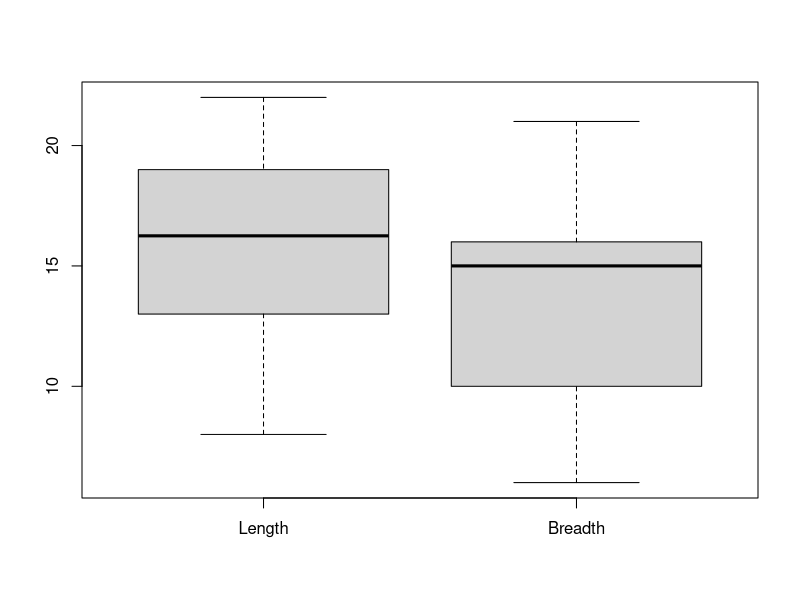
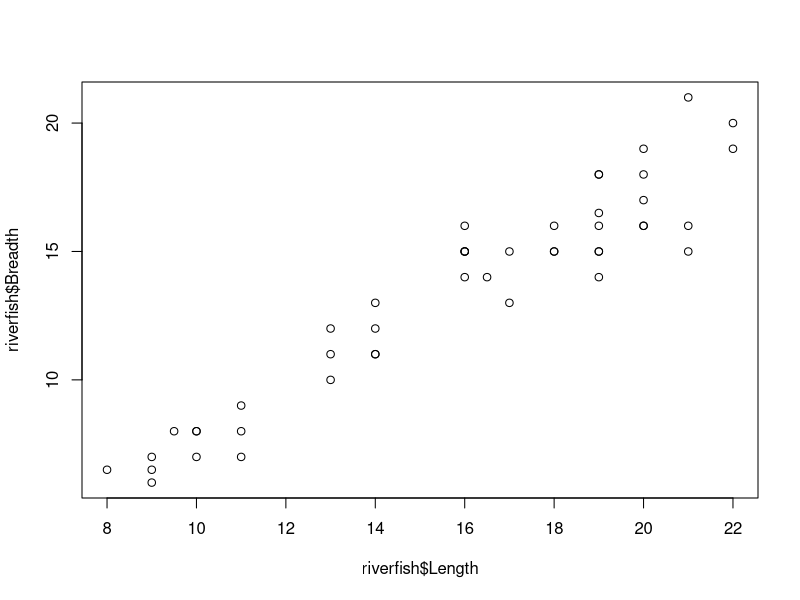
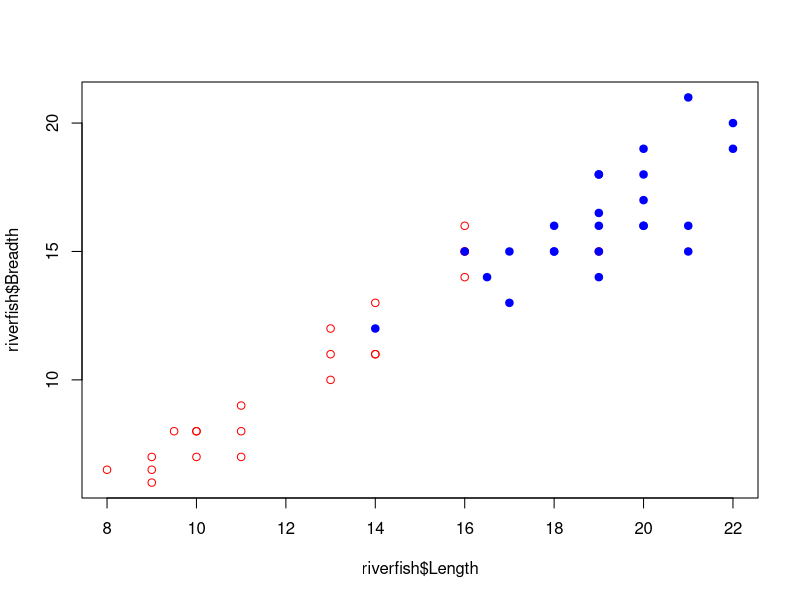
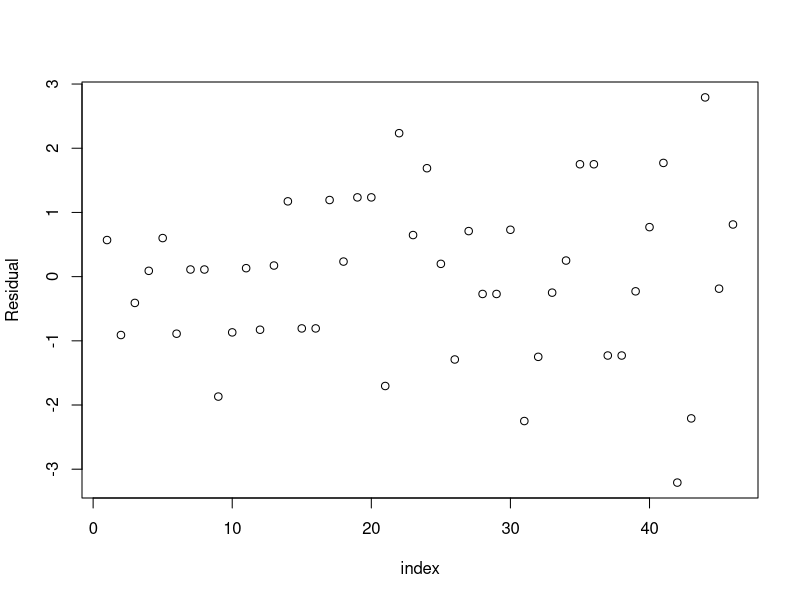
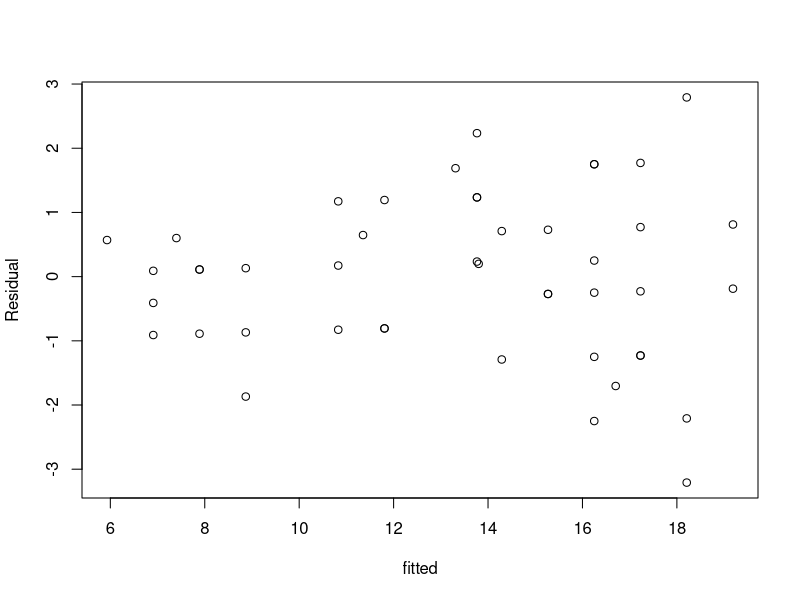
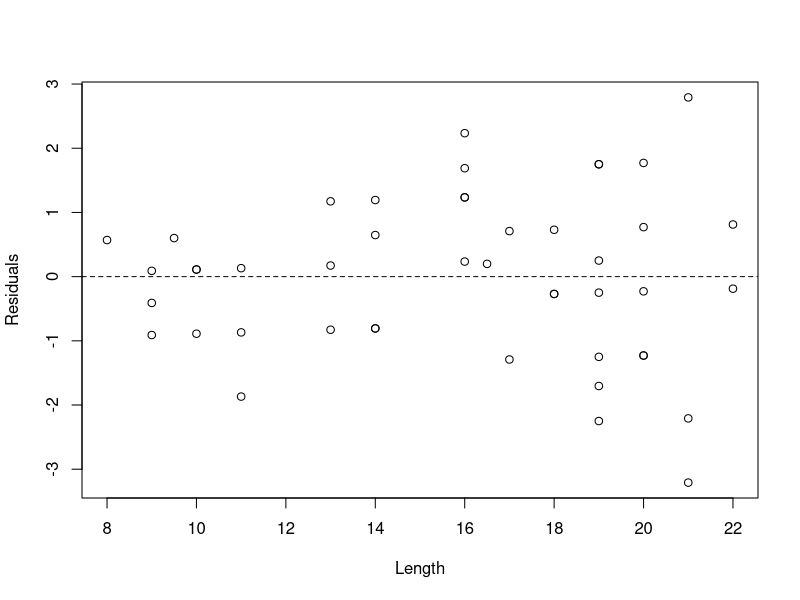
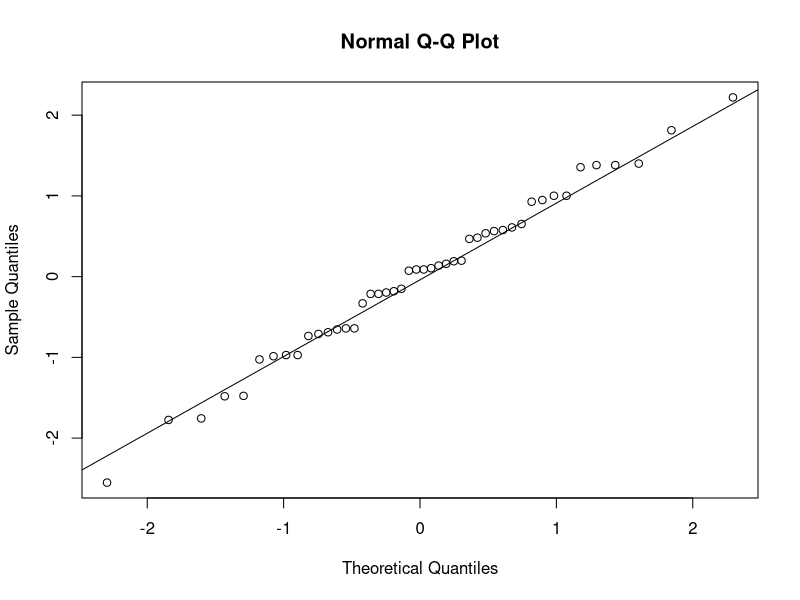
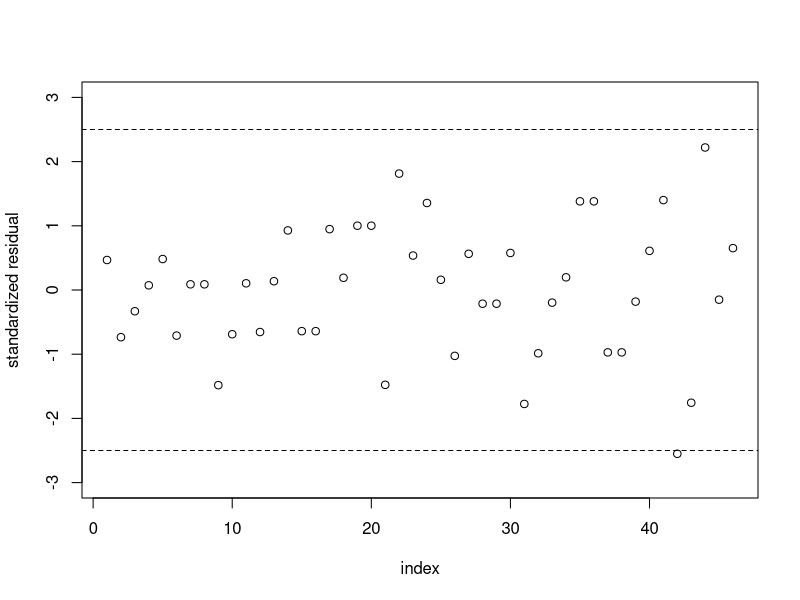

Source code (R) for these figures, in order: (Note: this script raises an error after producing the figures.)
##############################
#  SMDA: EXERCISE SESSION 6  #
##############################


rm(list = ls())



# EXERCISE 1 --------------------------------------------------------------------------------------

library(rrcov)
library(MASS)

riverfish <- read.table("riverfish.txt", header = TRUE, quote = "\"")
str(riverfish)
head(riverfish)

riverfish$Site <- as.factor(riverfish$Site)
riverfish$Site
str(riverfish)
summary(riverfish)


## 1.1 Exploratory data analysis
boxplot(riverfish$Length,riverfish$Breadth, names = c("Length", "Breadth"))
plot(riverfish$Length, riverfish$Breadth)
plot(riverfish$Length, riverfish$Breadth,
     col = ifelse(riverfish$Site == 1, "red", "blue"),
     pch = ifelse(riverfish$Site == 1, 1, 19))


## 1.2 Regression analysis
fishlm <- lm(Breadth ~ ., data = riverfish) # . means include all variables
model.matrix(fishlm)
# R has created the variable Site2 which is equal to 0 if Site = 1, and equal to 1 if Site = 2

fishsum <- summary(fishlm)
fishsum
# breath = -1.90498 + 0.97941 * Length - 0.45422 * Site2 = -1.90498 + 0.97941*Length - 0.45422 * (Site-1)
# thus breath = -1.45076 + 0.97941*Length - 0.45422*Site
# residual standard error = 1.295


## 1.3
## Residual plots
e <- fishlm$residuals # = riverfish$Breadth - fitted(fishlm)
plot(e, xlab = "index", ylab = "Residual")                      #residual vs index
plot(fitted(fishlm), e, xlab = "fitted", ylab = "Residual")     #residual vs fitted
plot(riverfish$Length, e, ylab = "Residuals", xlab = "Length")  #residual vs independent var
abline(h = 0, lty = 2)   

## test normality of standardized residuals
es <- stdres(fishlm)

# Extra: check standardized residuals
# fishinf <- lm.influence(fishlm)
# h <- fishinf$hat #diagonal of the 'hat' matrix
# es - e/(sqrt(sum(e^2)/(46-3))*(1-h)^.5)

qqnorm(es)
qqline(es)
shapiro.test(es) # p-value = 0.9649 H0: normally distributed

plot(es, xlab = "index", ylab = "standardized residual", ylim = c(-3, 3))  #index vs standardized residual
abline(h = -2.5, lty = 2)
abline(h =  2.5, lty = 2)

plot(fishlm) #provides some common lm plots


## 1.4 Points together with fitted lines
plot(riverfish$Length, riverfish$Breadth, col = ifelse(riverfish$Site == 1, "red", "blue"), pch = 19)
abline(coef(fishlm)[[1]], coef(fishlm)[[2]], col = "red")
abline(coef(fishlm)[[1]] + coef(fishlm)[[3]], coef(fishlm)[[2]], col = "blue")


## 1.5 PCA
fishPCA <- PcaClassic(riverfish[, 1:2])
summary(fishPCA)
intercept <- fishPCA@center[1] - fishPCA@center[2] * fishPCA@loadings[2, 1]/fishPCA@loadings[1, 1]
slope     <- fishPCA@loadings[2,  1] / fishPCA@loadings[1, 1]
abline(intercept, slope, col = "black")

plot(fishPCA@scores[,1], fishPCA@scores[,2], col=ifelse(riverfish$Site == 1, "red", "blue"), pch = 19)
abline(v = 0, lty = 2)

## 1.6 Appropriate?
# There is clearly a linear relation between Breadth and Length, which justifies the use of a linear model.
# But:
# 1. the 'Site' variable is not significant (see also the p-value of Site2 in 'fishsum').
#    We may assume one global model for both types of fishes.
# 2. the PCA analysis clearly shows that the distinction between the two species is prominent in the first score. 
# 3. the variables Breadth and Length play the same role in this dataset (one could also try to predict 
#    Length from Breadth), so orthogonal regression is more appropriate.
#    This corresponds with the first black PCA loading. 



# EXERCISE 2 --------------------------------------------------------------------------------------

chicago <- read.table("chicago.txt", header = TRUE, quote = "\"")
str(chicago)
head(chicago)


## 2.1 Data analysis
boxplot(chicago[, 1:4])
boxplot(chicago[, 5], main = "involact")
boxplot(chicago[, 6], main = "income")
pairs(chicago)


# two outliers in theft and income, it would be best to remove those with the following code
outliers = which(chicago$theft > boxplot(chicago$theft)$stats[5, ])
chicago2 = chicago[-outliers, ]
pairs(chicago2)
# removing the outliers changes the whole analysis and makes most predictor variables not significant (try it!)
# just for illustrating the code we nevertheless continue with the full data set
chic2lm <- lm(involact ~ ., data = chicago2)
summary(chic2lm)


## 2.2 Model
chiclm <- lm(involact ~ ., data = chicago)
chicsum <- summary(chiclm)
chicsum


## 2.3 Appropriate plots
e <- residuals(chiclm)  
plot(e, xlab = "index", ylab = "residual") #index vs residual
plot(chiclm, which = 1)                    #residual vs fitted
plot(chiclm)

es <- stdres(chiclm)
# chicinf <- lm.influence(chiclm)
# h <- chicinf$hat        #diagonal of the 'hat' matrix
# e/(chicsum$sigma*(1-h)^.5) - es

qqnorm(es)
qqline(es)
shapiro.test(es)  

plot(es, xlab = "index", ylab = "standardized residual", ylim = c(-3, 3))  #index vs standardized residual
abline(h = -2.5, lty = 2)
abline(h =  2.5, lty = 2)


## 2.4 Fitted vs Observed response values
plot(chicago$involact, chiclm$fitted.values, xlab = "observed response values", ylab = "fitted values")
abline(0, 1)
cor(chicago$involact, chiclm$fitted.values)


## 2.5 Design matrix 
X <- model.matrix(chiclm)
X

# Correlation matrix of the predictor variables
X <- X[, -1]
# or: X <- chicago[, -5]
cor(X)    # multicollinearity is not a big issue


## 2.6 Is at least one of the regression slopes different from 0?
chicsum   # income is not significant (p-value much larger than 5%)


## 2.7 Refit without income
chiclm <- lm(involact ~ race + fire + theft + age, data = chicago)
chicsum <- summary(chiclm)
chicsum

e <- residuals(chiclm)  
es <- stdres(chiclm)
plot(e, xlab = "index", ylab = "residual")                #index vs residual
plot(chiclm, which = 1)                                #residual vs fitted
plot(es, xlab = "index", ylab = "standardized residual")  #index vs standardized residual
abline(h = -2.5, lty = 2)
abline(h =  2.5, lty = 2)

qqnorm(es)
qqline(es)
shapiro.test(es)  


## 2.8 95% interval voor beta_1
confint(chiclm, "race", 0.95)


## 2.9 anova tabel
chicanova <- anova(chiclm)
chicanova
1 - (chicanova[nrow(chicanova), "Mean Sq"] / var(chicago$involact))  #adjusted R2
1 - (chicanova[nrow(chicanova), "Sum Sq"] / (var(chicago$involact) * (nrow(chicago) - 1)) ) #R2
# identical to
# summary(chiclm)$r.squared
# summary(chiclm)$adj.r.squared


## 2.10 SSR(X3|X1,X2) and SSR(X1|X2,X3)
anova(chiclm)
# SSR(X3|X1,X2) = 0.8213
chiclm2 <- lm(involact ~ fire + theft + race + age, data = chicago)
anova(chiclm2)
# SSR(X1|X2,X3) = 0.6816


## 2.11 (beta_1,beta_2) = (0,0) ?

# partial F-test
reducedlm <- lm(involact ~ theft + age, data = chicago)
anova(chiclm, reducedlm) #reject H0 => (beta_1, beta_2) != (0,0)

# check!
chiclm3 <- lm(involact ~ theft + age + race + fire, data = chicago)
anova(chiclm3)
# F = 1/2 * ( SSR(X3|X1,X2) + SSR(X4|X1,X2,X3) / MSE(X1,X2,X3,X4)
# F = 1/2 * (4.7983 + 3.3860) / 0.0664 = 61.62877 # p-value << 0.05 => reject H0: (B1,B2) != (0,0)

summary(chiclm)

#                Estimate  Std. Error t value Pr(>|t|) 
#   race         0.005146   0.001562   3.295 0.002101 **    => < alpha/2 = 0.025: reject beta_1=0
#   fire         0.046917   0.006570   7.141 1.37e-08 ***   => < alpha/2 = 0.025: reject beta_2=0 
#   theft       -0.008108   0.002108  -3.846 0.000433 ***   
#   age          0.004876   0.001925   2.533 0.015441 *     

#same results/conclusion


## 2.12
x0 <- data.frame(race = 50, fire = 11, theft = 32, age = 60, income = 11000)
predict(chiclm, x0, interval = "confidence", level = 0.95)


## 2.13
x0 <- data.frame(race = 100, fire = 11, theft = 32, age = 60, income = 21000)
predict(chiclm, x0, interval = "prediction", level = 0.99)


## 2.14
cov2cor(vcov(chiclm))[2, 3]


## 2.15
chiclm4 <- lm(involact ~ race + fire + theft + age +
                race*fire + race*theft + race*age + fire*theft + fire*age + theft*age,
              data = chicago)
# easier: chiclm4 <- lm(involact ~ .^2, data = chicago[, -6])

summary(chiclm4)
anova(chiclm4, chiclm)
# all interaction terms jointly not significant

chiclm5 <- lm(involact ~ race + fire + theft + age +
                I(race^2) + I(fire^2) + I(theft^2) + I(age^2),
              data = chicago)
summary(chiclm5)
anova(chiclm5,chiclm)
# all quadratic terms jointly not significant



# EXERCISE 3 --------------------------------------------------------------------------------------

firm <- read.table("firm.txt", header = TRUE,sep = ",")
str(firm)
head(firm)

# not needed here: firm$Type <- as.factor(firm$Type)
firm$Type
levels(firm$Type)
firmlm <- lm(Months ~ ., data = firm)
summary(firmlm)
model.matrix(firmlm)
coef(firmlm)
# (Intercept)        Size   TypeStock 
# 33.8740690  -0.1017421   8.0554692 
# stock: E[Y] = (B0+B2) + B1 X1 = (33.874069 + 8.055469) - 0.101742 X1
# mutual: E[Y] = B0 + B1 X1 = 33.874069 - 0.101742 X1
plot(firm$Size, firm$Months, col = ifelse(firm$Type == "Mutual", "red", "blue"), pch = 19)
abline(coef(firmlm)[[1]], coef(firmlm)[[2]], col = "red")
abline(coef(firmlm)[[1]] + coef(firmlm)[[3]], coef(firmlm)[[2]], col = "blue")

firm$Type <- relevel(firm$Type, ref = "Stock")
firmlm2 <- lm(Months ~ ., data = firm)
model.matrix(firmlm2)
summary(firmlm2 )
# (Intercept)        Size  TypeMutual 
# 41.9295382  -0.1017421  -8.0554692 
# stock: E[Y] = B0 + B1 X1 = 41.9295382 - 0.1017421 X1
# mutual: E[Y] = (B0+B2) + B1 X1 = (41.9295382 -8 .0554692) -0.101742 X1
abline(coef(firmlm2)[[1]], coef(firmlm2)[[2]], col = "blue", lwd = 3, lty = 2)
abline(coef(firmlm2)[[1]] + coef(firmlm2)[[3]], coef(firmlm2)[[2]], col = "red", lwd = 3, lty = 2)


firmlm3 <- lm(Months ~ Size * Type, data = firm)
summary(firmlm3)
#The interaction term is not significant
